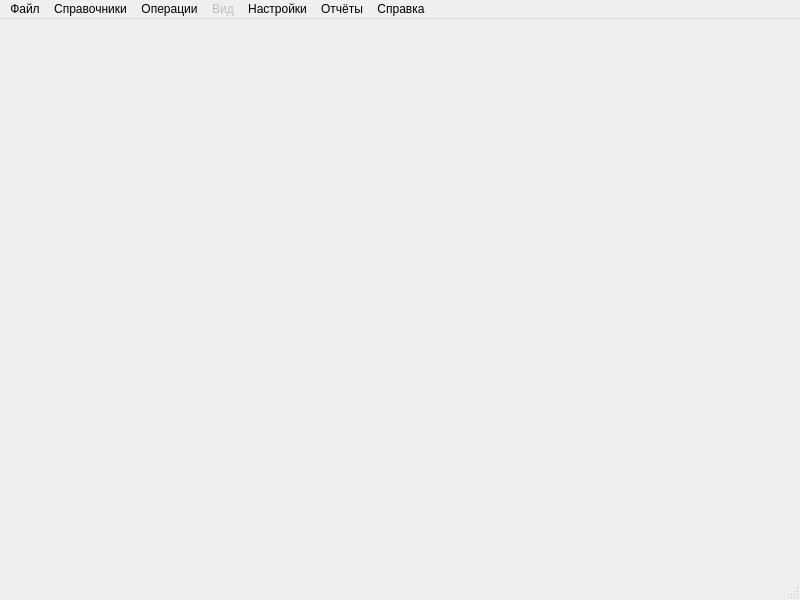
<?xml version="1.0" encoding="UTF-8"?>
<ui version="4.0">
 <class>general_window</class>
 <widget class="QMainWindow" name="general_window">
  <property name="geometry">
   <rect>
    <x>0</x>
    <y>0</y>
    <width>800</width>
    <height>600</height>
   </rect>
  </property>
  <property name="windowTitle">
   <string>Главное окно</string>
  </property>
  <widget class="QWidget" name="centralwidget">
   <layout class="QGridLayout" name="gridLayout">
    <item row="0" column="0">
     <widget class="QTabWidget" name="tabWidget">
      <property name="currentIndex">
       <number>-1</number>
      </property>
      <property name="documentMode">
       <bool>true</bool>
      </property>
      <property name="tabsClosable">
       <bool>false</bool>
      </property>
      <property name="movable">
       <bool>true</bool>
      </property>
     </widget>
    </item>
   </layout>
  </widget>
  <widget class="QMenuBar" name="menubar">
   <property name="geometry">
    <rect>
     <x>0</x>
     <y>0</y>
     <width>800</width>
     <height>21</height>
    </rect>
   </property>
   <widget class="QMenu" name="menu">
    <property name="title">
     <string>Файл</string>
    </property>
    <addaction name="action_exit"/>
   </widget>
   <widget class="QMenu" name="menu_ref">
    <property name="enabled">
     <bool>true</bool>
    </property>
    <property name="title">
     <string>Справочники</string>
    </property>
    <addaction name="action_ref_firm"/>
    <addaction name="action_show_rss"/>
    <addaction name="action_ref_client"/>
    <addaction name="action_ref_tarif"/>
   </widget>
   <widget class="QMenu" name="menu_3">
    <property name="title">
     <string>Справка</string>
    </property>
    <addaction name="action_4"/>
   </widget>
   <widget class="QMenu" name="menu_4">
    <property name="title">
     <string>Операции</string>
    </property>
    <addaction name="action_load_pp"/>
    <addaction name="action_pp"/>
    <addaction name="action_balans_rs"/>
    <addaction name="action_balans_client"/>
    <addaction name="action_client_pays"/>
   </widget>
   <widget class="QMenu" name="menu_settings">
    <property name="enabled">
     <bool>true</bool>
    </property>
    <property name="title">
     <string>Настройки</string>
    </property>
    <addaction name="action_setting"/>
    <addaction name="action_users"/>
    <addaction name="action_auto_actions"/>
   </widget>
   <widget class="QMenu" name="menu_report">
    <property name="enabled">
     <bool>true</bool>
    </property>
    <property name="title">
     <string>Отчёты</string>
    </property>
    <addaction name="action_rep_client"/>
   </widget>
   <widget class="QMenu" name="menu_view">
    <property name="enabled">
     <bool>false</bool>
    </property>
    <property name="title">
     <string>Вид</string>
    </property>
    <addaction name="action_column"/>
   </widget>
   <addaction name="menu"/>
   <addaction name="menu_ref"/>
   <addaction name="menu_4"/>
   <addaction name="menu_view"/>
   <addaction name="menu_settings"/>
   <addaction name="menu_report"/>
   <addaction name="menu_3"/>
  </widget>
  <widget class="QStatusBar" name="statusbar"/>
  <action name="action">
   <property name="text">
    <string>Открыть</string>
   </property>
  </action>
  <action name="action_exit">
   <property name="text">
    <string>Выход</string>
   </property>
  </action>
  <action name="action_show_rss">
   <property name="text">
    <string>Расчётные счета</string>
   </property>
  </action>
  <action name="action_4">
   <property name="text">
    <string>О программе</string>
   </property>
  </action>
  <action name="action_ref_firm">
   <property name="text">
    <string>Справочник организаций</string>
   </property>
  </action>
  <action name="action_ref_client">
   <property name="text">
    <string>Справочник контрагентов</string>
   </property>
  </action>
  <action name="action_ref_tarif">
   <property name="text">
    <string>Справочник тарифов</string>
   </property>
  </action>
  <action name="action_setting">
   <property name="enabled">
    <bool>true</bool>
   </property>
   <property name="text">
    <string>Программы</string>
   </property>
  </action>
  <action name="action_load_pp">
   <property name="enabled">
    <bool>true</bool>
   </property>
   <property name="text">
    <string>Загрузка платёжных поручений</string>
   </property>
  </action>
  <action name="action_pp">
   <property name="enabled">
    <bool>true</bool>
   </property>
   <property name="text">
    <string>Платёжные поручения</string>
   </property>
  </action>
  <action name="action_balans_client">
   <property name="enabled">
    <bool>true</bool>
   </property>
   <property name="text">
    <string>Баланс счетов контагентов</string>
   </property>
  </action>
  <action name="action_client_pays">
   <property name="enabled">
    <bool>true</bool>
   </property>
   <property name="text">
    <string>Движения по счётам контрагентов</string>
   </property>
  </action>
  <action name="action_balans_rs">
   <property name="enabled">
    <bool>true</bool>
   </property>
   <property name="text">
    <string>Баланс расчётных счетов</string>
   </property>
  </action>
  <action name="action_rep_client">
   <property name="text">
    <string>Отчёт по контрагенту</string>
   </property>
  </action>
  <action name="action_client_group">
   <property name="text">
    <string>Группы контрагентов</string>
   </property>
  </action>
  <action name="action_users">
   <property name="text">
    <string>Пользователи</string>
   </property>
  </action>
  <action name="action_column">
   <property name="text">
    <string>Колонки таблицы</string>
   </property>
  </action>
  <action name="action_group_balans">
   <property name="enabled">
    <bool>false</bool>
   </property>
   <property name="text">
    <string>Баланс по группам контрагентов</string>
   </property>
  </action>
  <action name="action_print">
   <property name="enabled">
    <bool>false</bool>
   </property>
   <property name="text">
    <string>Печать</string>
   </property>
  </action>
  <action name="action_save_as">
   <property name="enabled">
    <bool>false</bool>
   </property>
   <property name="text">
    <string>Сохранить как...</string>
   </property>
  </action>
  <action name="action_auto_actions">
   <property name="text">
    <string>Автоматические действия</string>
   </property>
  </action>
 </widget>
 <resources/>
 <connections/>
</ui>
